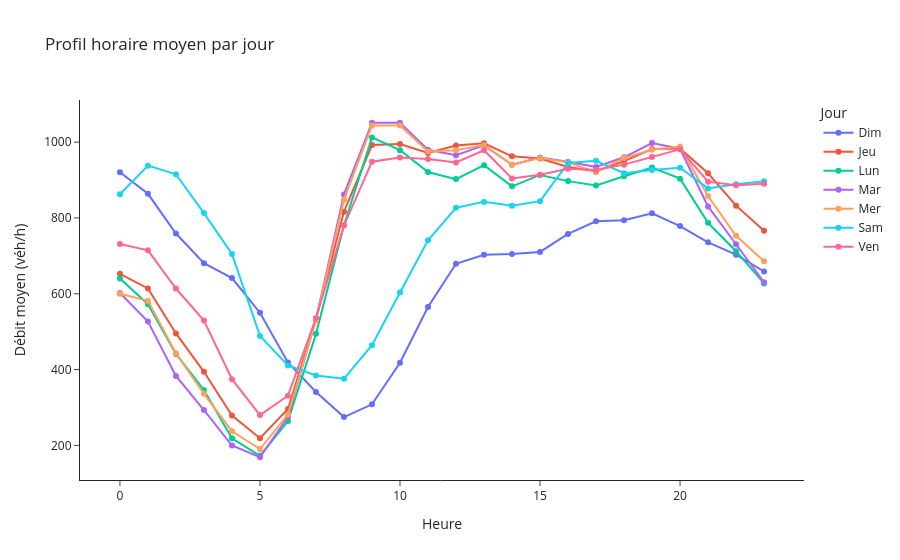

Notebook cell for this chart:
### Code cell
profil = (df_axe
          .groupby(['jour_semaine','heure'], as_index=False)['Débit horaire']
          .mean())

fig = px.line(
    profil, x='heure', y='Débit horaire', color='jour_semaine',
    markers=True, title=f"Profil horaire moyen par jour",
    labels={'heure':'Heure','Débit horaire':'Débit moyen (véh/h)','jour_semaine':'Jour'}
)
fig.update_layout(template='simple_white')
fig.show()

### Figure 1 — Plotly figure (JSON) as saved in the notebook; plotly's stock layout.template omitted (floating-point values rounded to 4 significant figures)
{"data": [{"hovertemplate": "Jour=Dim<br>Heure=%{x}<br>Débit moyen (véh/h)=%{y}<extra></extra>", "legendgroup": "Dim", "line": {"color": "#636efa", "dash": "solid"}, "marker": {"symbol": "circle"}, "mode": "lines+markers", "name": "Dim", "orientation": "v", "showlegend": true, "type": "scatter", "x": [0, 1, 2, 3, 4, 5, 6, 7, 8, 9, 10, 11, 12, 13, 14, 15, 16, 17, 18, 19, 20, 21, 22, 23], "xaxis": "x", "y": [920.5, 863.7, 758.9, 680.7, 641.4, 550.0, 419.0, 340.9, 274.7, 308.4, 418.1, 564.9, 679.2, 702.8, 705.0, 710.4, 757.8, 791.2, 794.2, 812.2, 778.5, 735.7, 703.2, 658.8], "yaxis": "y"}, {"hovertemplate": "Jour=Jeu<br>Heure=%{x}<br>Débit moyen (véh/h)=%{y}<extra></extra>", "legendgroup": "Jeu", "line": {"color": "#EF553B", "dash": "solid"}, "marker": {"symbol": "circle"}, "mode": "lines+markers", "name": "Jeu", "orientation": "v", "showlegend": true, "type": "scatter", "x": [0, 1, 2, 3, 4, 5, 6, 7, 8, 9, 10, 11, 12, 13, 14, 15, 16, 17, 18, 19, 20, 21, 22, 23], "xaxis": "x", "y": [652.5, 614.1, 495.3, 394.1, 278.6, 219.0, 296.0, 533.8, 816.1, 992.2, 994.8, 971.6, 991.0, 996.8, 962.6, 956.6, 934.2, 923.1, 950.1, 982.0, 983.4, 917.8, 832.5, 766.4], "yaxis": "y"}, {"hovertemplate": "Jour=Lun<br>Heure=%{x}<br>Débit moyen (véh/h)=%{y}<extra></extra>", "legendgroup": "Lun", "line": {"color": "#00cc96", "dash": "solid"}, "marker": {"symbol": "circle"}, "mode": "lines+markers", "name": "Lun", "orientation": "v", "showlegend": true, "type": "scatter", "x": [0, 1, 2, 3, 4, 5, 6, 7, 8, 9, 10, 11, 12, 13, 14, 15, 16, 17, 18, 19, 20, 21, 22, 23], "xaxis": "x", "y": [640.4, 572.6, 441.2, 346.0, 218.8, 172.4, 264.1, 494.2, 780.9, 1012.0, 978.9, 921.3, 902.4, 939.4, 883.4, 913.5, 897.2, 885.8, 909.9, 933.0, 903.6, 787.3, 712.3, 627.2], "yaxis": "y"}, {"hovertemplate": "Jour=Mar<br>Heure=%{x}<br>Débit moyen (véh/h)=%{y}<extra></extra>", "legendgroup": "Mar", "line": {"color": "#ab63fa", "dash": "solid"}, "marker": {"symbol": "circle"}, "mode": "lines+markers", "name": "Mar", "orientation": "v", "showlegend": true, "type": "scatter", "x": [0, 1, 2, 3, 4, 5, 6, 7, 8, 9, 10, 11, 12, 13, 14, 15, 16, 17, 18, 19, 20, 21, 22, 23], "xaxis": "x", "y": [602.0, 526.7, 383.1, 293.1, 199.7, 168.7, 275.1, 532.9, 862.2, 1051.0, 1051.0, 979.7, 965.6, 991.7, 940.4, 959.6, 948.0, 934.5, 960.1, 997.6, 982.6, 830.5, 730.6, 630.5], "yaxis": "y"}, {"hovertemplate": "Jour=Mer<br>Heure=%{x}<br>Débit moyen (véh/h)=%{y}<extra></extra>", "legendgroup": "Mer", "line": {"color": "#FFA15A", "dash": "solid"}, "marker": {"symbol": "circle"}, "mode": "lines+markers", "name": "Mer", "orientation": "v", "showlegend": true, "type": "scatter", "x": [0, 1, 2, 3, 4, 5, 6, 7, 8, 9, 10, 11, 12, 13, 14, 15, 16, 17, 18, 19, 20, 21, 22, 23], "xaxis": "x", "y": [600.1, 581.2, 443.1, 335.9, 237.4, 190.4, 281.5, 530.1, 848.3, 1044.0, 1044.0, 975.2, 978.6, 992.6, 940.1, 958.0, 946.8, 920.6, 958.4, 980.2, 988.2, 857.6, 753.1, 685.8], "yaxis": "y"}, {"hovertemplate": "Jour=Sam<br>Heure=%{x}<br>Débit moyen (véh/h)=%{y}<extra></extra>", "legendgroup": "Sam", "line": {"color": "#19d3f3", "dash": "solid"}, "marker": {"symbol": "circle"}, "mode": "lines+markers", "name": "Sam", "orientation": "v", "showlegend": true, "type": "scatter", "x": [0, 1, 2, 3, 4, 5, 6, 7, 8, 9, 10, 11, 12, 13, 14, 15, 16, 17, 18, 19, 20, 21, 22, 23], "xaxis": "x", "y": [862.6, 938.0, 915.2, 812.8, 705.0, 488.9, 410.9, 384.6, 376.1, 464.2, 603.4, 741.1, 826.6, 842.4, 832.4, 844.3, 944.8, 950.9, 917.9, 926.7, 932.4, 877.9, 889.1, 896.6], "yaxis": "y"}, {"hovertemplate": "Jour=Ven<br>Heure=%{x}<br>Débit moyen (véh/h)=%{y}<extra></extra>", "legendgroup": "Ven", "line": {"color": "#FF6692", "dash": "solid"}, "marker": {"symbol": "circle"}, "mode": "lines+markers", "name": "Ven", "orientation": "v", "showlegend": true, "type": "scatter", "x": [0, 1, 2, 3, 4, 5, 6, 7, 8, 9, 10, 11, 12, 13, 14, 15, 16, 17, 18, 19, 20, 21, 22, 23], "xaxis": "x", "y": [731.2, 714.6, 613.8, 529.3, 374.8, 279.9, 331.0, 535.8, 779.8, 948.4, 959.6, 955.2, 946.4, 978.5, 904.0, 913.8, 929.6, 926.4, 940.7, 960.6, 981.2, 895.8, 886.2, 890.0], "yaxis": "y"}], "layout": {"legend": {"title": {"text": "Jour"}, "tracegroupgap": 0}, "title": {"text": "Profil horaire moyen par jour"}, "xaxis": {"anchor": "y", "domain": [0, 1], "title": {"text": "Heure"}}, "yaxis": {"anchor": "x", "domain": [0, 1], "title": {"text": "Débit moyen (véh/h)"}}}}
